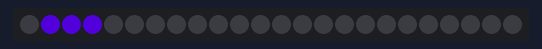
This sketch was run on a simulated Arduino Leonardo, built with avr-gcc and run on an emulated ATmega32U4. Shown: 24 RGB LEDs in strip order, left to right. Dim RGB values are drawn brighter than linear; random numbers use the default seed unless the sketch sets one; what the sketch prints to the serial monitor is not drawn.

Above: at 2.26 s.
At 5.28 s:
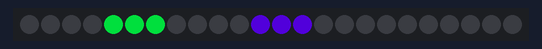
At 8.3 s:
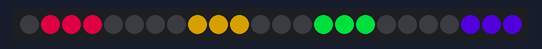
At 14.65 s:
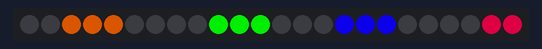
At 21.91 s:
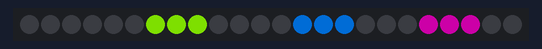
At 27.03 s:
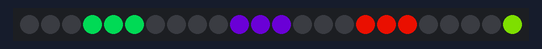

The sketch:

Animation_Testing.ino
```cpp
/*
    10:30am 10/24/2014 - Got Train compiling and called to as an inheritance from Animation class
    7pm                - Train runs with Basic Parameters, controllable from internal loops
*/

#include "FastLED.h"

#define NUM_LEDS 24
CRGB leds[NUM_LEDS];


// ================================================================
// ===                      INITIAL SETUP                       ===
// ================================================================

void setup() {

    // Begin Serial
    Serial.begin(115200);
    while (!Serial); // wait for Leonardo enumeration, others continue immediately

    Serial.println(F("Bionic Framework Setup"));

    // Setup LEDs
    LEDsetup();
    Serial.println(F("LED Setup Complete"));


    Serial.println(F("Setup Complete"));
    Serial.println(F("----------"));
}


// ================================================================
// ===                    MAIN PROGRAM LOOP                     ===
// ================================================================

void loop() {

    Serial.println(F("Run loop"));

    LEDrun();

    delay(10);

}
```

Animations.ino
```cpp
// ================================================================
// ===                     ABSTRACT CLASS                       ===
// ================================================================

class Animation {

	public:
		// Construction
		// Animation();

		// Draw routine, to be called every run
		// Setting =0 makes it a pure virtual function
		// Responsible function for changing the leds[] array
		virtual void draw( long _deltaTime ) = 0;
};


// ================================================================
// ===                    BASIC PARAMETER                       ===
// ================================================================

class BasicParameter {
	public:
		BasicParameter( float _initialValue, float _minValue, float _maxValue );
		float getValue();
		float getMin();
		float getMax();
		void setValue( float _newValue );
		void setPercent ( float _newPercent );

	private:
		float currentValue;
		float minValue;
		float maxValue;
};

BasicParameter::BasicParameter( float _initialValue, float _minValue, float _maxValue ) {
	currentValue = _initialValue;
	minValue = _minValue;
	maxValue = _maxValue;
}

float BasicParameter::getValue() { return currentValue; }

float BasicParameter::getMin() { return minValue; }

float BasicParameter::getMax() { return maxValue; }

void BasicParameter::setValue( float _newValue ) { currentValue = _newValue; }

void BasicParameter::setPercent( float _newPercent ) {
	float newValue = minValue + _newPercent * (maxValue-minValue);
	currentValue = newValue;
}


// ================================================================
// ===                     FIRE ANIMATION                       ===
// ================================================================

class Fire : public Animation {

	public:
		// Model parameters
		// BasicParameter diffusionConstant = new BasicParameter();
		// What should ranges be for these parameters?  How do they affect time-based animations?
		BasicParameter diffusionParameter = BasicParameter(1, 0, 1);
		BasicParameter coolingParameter = BasicParameter(100, 20, 100);
		BasicParameter sparkingParameter = BasicParameter(50, 50, 200);

		void draw( long _deltaTime );

	private:
		// Initialize my internal model storage variables
		uint8_t heat[NUM_LEDS];

		void runModel( long _deltaTime );
		CRGB heatColor( uint8_t _temperature );

};


void Fire::draw (long _deltaTime) {
	runModel(_deltaTime);

	// Push model to LEDs
    for( int j = 0; j < NUM_LEDS; j++) {
        leds[j] = heatColor( heat[j] );
        Serial.println(heat[j]);
        Serial.println(leds[j]);
        Serial.println(leds[j]);
        Serial.println(leds[j]);
        Serial.println();
    }
}

void Fire::runModel (long _deltaTime) {

	// Run cooling
	for( int i = 0; i < NUM_LEDS; i++ ) {
      heat[i] = qsub8( heat[i],  random8(0, ((coolingParameter.getValue() * 10) / NUM_LEDS) + 2));
    }

	// Run diffusion
	for( int k = NUM_LEDS - 3; k > 0; k-- ) {
      heat[k] = diffusionParameter.getValue() * (heat[k - 1] + heat[k - 2] + heat[k - 2] ) / 3;
    }

	// Run sparking
	if( random8() < sparkingParameter.getValue() ) {
      int y = random8(7);
      heat[y] = qadd8( heat[y], random8(160,255) );
    }
}

CRGB Fire::heatColor ( uint8_t _temperature ) {
	CRGB heatcolor;

  // Scale 'heat' down from 0-255 to 0-191,
  // which can then be easily divided into three
  // equal 'thirds' of 64 units each.
  uint8_t t192 = scale8_video( _temperature, 192);

  // calculate a value that ramps up from
  // zero to 255 in each 'third' of the scale.
  uint8_t heatramp = t192 & 0x3F; // 0..63
  heatramp <<= 2; // scale up to 0..252

  // now figure out which third of the spectrum we're in:
  if( t192 & 0x80) {
    // we're in the hottest third
    heatcolor.r = 255; // full red
    heatcolor.g = 255; // full green
    heatcolor.b = heatramp; // ramp up blue

  } else if( t192 & 0x40 ) {
    // we're in the middle third
    heatcolor.r = 255; // full red
    heatcolor.g = heatramp; // ramp up green
    heatcolor.b = 0; // no blue

  } else {
    // we're in the coolest third
    heatcolor.r = heatramp; // ramp up red
    heatcolor.g = 0; // no green
    heatcolor.b = 0; // no blue
  }

  return heatcolor;
}


// ================================================================
// ===                     TRAIN ANIMATION                      ===
// ================================================================

class Train : public Animation {

	public:
		// Model parameters
		BasicParameter trainSpeed_Parameter = BasicParameter(300, 1, 500);
		BasicParameter trainLength_Parameter = BasicParameter(3, 1, 5);
		BasicParameter trainPeriod_Parameter = BasicParameter(2000, 500, 4000);
		BasicParameter hue_Parameter = BasicParameter(120, 0, 255);

		void draw( long _deltaMs );


	private:
		unsigned long lastMove = 0;
		unsigned long lastTrainArrival = 0;

		void shiftPixels();
		void newTrain();

};


void Train::draw ( long _deltaTime ) {
	// Move existing trains along
	if ( (millis()-lastMove) > trainSpeed_Parameter.getValue() ) {
		shiftPixels();
		lastMove = millis();
	}

	// Determine arrival of new trains
	if ( (millis()-lastTrainArrival) > trainPeriod_Parameter.getValue() ) {
		newTrain();
		lastTrainArrival = millis();
	}
}


void Train::shiftPixels () {
	for ( int node = NUM_LEDS-1; node > 0; node-- ) leds[node] = leds[node-1];
	leds[0] = CRGB::Black;
}

void Train::newTrain () {
	for ( int node = 0; node < int(trainLength_Parameter.getValue()); node++ ) leds[node].setHSV( hue_Parameter.getValue(), 255, 255 );
}
```

LED_functions.ino
```cpp
unsigned long lastAnimate = 0;

Train train;
Fire fire;

enum AnimationState {
	FIRE,
	TRAIN
};

AnimationState currentAnimation = TRAIN;


void LEDsetup() {

   	// For safety (to prevent too high of a power draw), the test case defaults to
   	// setting brightness to 25% brightness
   	LEDS.setBrightness(200);

	// Put ws2801 strip on the hardware SPI pins with a BGR ordering of rgb and limited to a 1Mhz data rate
	// LEDS.addLeds<WS2801, 11, 13, BGR, DATA_RATE_MHZ(1)>(leds, NUM_LEDS);
	LEDS.addLeds<WS2801, 11, 13, RGB, DATA_RATE_MHZ(1)>(leds, NUM_LEDS);

	lastAnimate = millis();

}


uint8_t hueNow = 0;

void LEDrun() {

	// Calculate deltaTime since last animate (animations are time dependent)
	// This allows for non-fixed framerate running - the Teensy does its best
	unsigned long deltaMs = millis() - lastAnimate;


	hueNow = (hueNow + 1) % 255;
	switch ( currentAnimation ) {

		case FIRE:
			fire.draw(deltaMs);
			break;

		case TRAIN:
			train.hue_Parameter.setValue(hueNow);
			train.draw(deltaMs);
			break;
	}

	LEDS.show();

	lastAnimate = millis();
}
```
